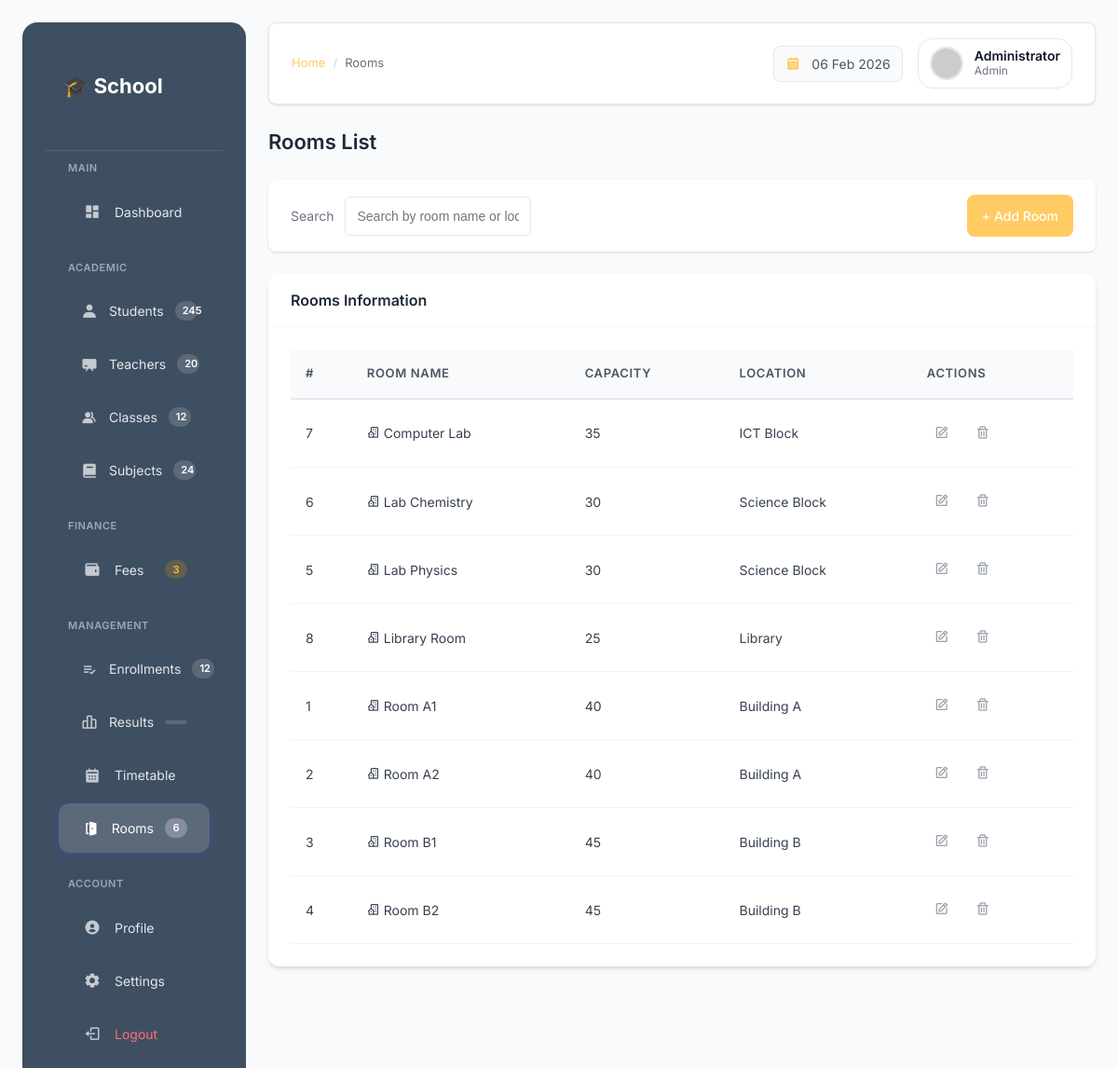
Screenshot of /rooms (signed in) with the database file from the repository.
### tables this page shows
CREATE TABLE rooms (
    id INTEGER PRIMARY KEY AUTOINCREMENT,
    name TEXT NOT NULL,
    capacity INTEGER,
    location TEXT
);

### app.py (the view)
@app.route("/rooms")
@login_required
def rooms():
    conn = get_db_connection()
    rooms = conn.execute("SELECT * FROM rooms ORDER BY name").fetchall()
    conn.close()
    return render_template("rooms.html",
                         rooms=rooms,
                         page_title="Rooms",
                         page_heading="Rooms")

### app.py (called while the page is built)
def get_db_connection():
    conn = sqlite3.connect(DB_PATH)
    conn.row_factory = sqlite3.Row
    return conn

def login_required(f):
    @wraps(f)
    def decorated_function(*args, **kwargs):
        if not session.get("admin_logged_in"):
            return redirect(url_for("login"))
        return f(*args, **kwargs)
    return decorated_function

@app.context_processor
def inject_date():
    return {"current_date": datetime.now().strftime("%d %b %Y")}

### templates/rooms.html (shortened to what this page needs)
{% extends "base.html" %}
{% block breadcrumb %}Rooms{% endblock %}
{% block content %}
<div class="page-header">
    <h2>Rooms List</h2>
</div>
<div class="filter-bar">
    <div class="filter-group">
        <label>Search</label>
        <input type="text" placeholder="Search by room name or location">
    </div>
    <a href="{{ url_for('add_room') }}" class="btn btn-primary">
        + Add Room
    </a>
</div>
<div class="card">
    <div class="card-header">
        Rooms Information
    </div>
    <div class="card-body">
        <table class="table">
            <thead>
                <tr>
                    <th>#</th>
                    <th>Room Name</th>
                    <th>Capacity</th>
                    <th>Location</th>
                    <th class="text-right">Actions</th>
                </tr>
            </thead>
            <tbody>
                {% for room in rooms %}
                <tr>
                    <td>{{ room.id }}</td>
                    <td>
                        <i class='bx bx-building-house'></i>
                        {{ room.name }}
                    </td>
                    <td>{{ room.capacity }}</td>
                    <td>{{ room.location or "-" }}</td>
                    <td class="action-icons">
                        <a href="{{ url_for('edit_room', id=room.id) }}"
                           class="edit" title="Edit">
                            <i class='bx bx-edit'></i>
                        </a>
                        <a href="{{ url_for('delete_room', id=room.id) }}"
                           class="delete"
                           onclick="return confirm('Are you sure?');"
                           title="Delete">
                            <i class='bx bx-trash'></i>
                        </a>
                    </td>
                </tr>
                {% endfor %}
            </tbody>
        </table>
    </div>
</div>
{% endblock %}

### static/css/main.css (style rules this page uses)
:root { --primary: #ffcb62; --primary-dark: #1e4fd8; --primary-light: #3b82f6; --login-primary: #ffd98e; --login-bg: #102032; --login-gradient: radial-gradient(ellipse at top left, #283647, #102032); --secondary: #10b981; --danger: #ef4444; --warning: #f59e0b; --info: #0ea5e9; --dark: #111827; --gray-900: #1f2937; --gray-800: #374151; --gray-700: #4b5563; --gray-600: #6b7280; --gray-500: #9ca3af; --gray-400: #d1d5db; --gray-300: #e5e7eb; --gray-200: #f3f4f6; --gray-100: #f9fafb; --white: #ffffff; --sidebar-bg: #3f4f62; --sidebar-text: #e5e7eb; --sidebar-hover: rgba(255, 255, 255, 0.15); --space-xs: 0.5rem; --space-sm: 0.75rem; --space-md: 1rem; --space-lg: 1.5rem; --space-xl: 2rem; --radius-sm: 0.375rem; --radius: 0.5rem; --radius-md: 0.75rem; --radius-lg: 1rem; --shadow-sm: 0 1px 2px 0 rgb(0 0 0 / 0.05); --shadow: 0 1px 3px 0 rgb(0 0 0 / 0.1), 0 1px 2px -1px rgb(0 0 0 / 0.1); --shadow-md: 0 4px 6px -1px rgb(0 0 0 / 0.1), 0 2px 4px -2px rgb(0 0 0 / 0.1); --shadow-lg: 0 10px 15px -3px rgb(0 0 0 / 0.1), 0 4px 6px -4px rgb(0 0 0 / 0.1); }
* { margin: 0; padding: 0; box-sizing: border-box; }
body { font-family: "Inter", "Segoe UI", sans-serif; background: var(--gray-100); color: var(--gray-800); line-height: 1.5; }
.page-header { display: flex; justify-content: space-between; align-items: center; margin-bottom: var(--space-lg); }
.page-header h2 { font-size: 1.375rem; font-weight: 600; color: var(--gray-900); }
.btn { display: inline-flex; align-items: center; gap: var(--space-xs); padding: var(--space-sm) var(--space-md); border-radius: var(--radius); font-size: 0.875rem; font-weight: 500; border: none; cursor: pointer; transition: all 0.2s ease; text-decoration: none; font-family: inherit; }
.btn-primary { background: var(--primary); color: var(--white); }
.card { background: var(--white); border-radius: var(--radius-md); box-shadow: var(--shadow-md); margin-bottom: var(--space-lg); overflow: hidden; }
.card-header { padding: var(--space-md) var(--space-lg); font-size: 1rem; font-weight: 600; border-bottom: 1px solid var(--gray-200); color: var(--gray-900); }
.card-body { padding: var(--space-lg); }
.filter-bar { display: flex; align-items: center; justify-content: space-between; gap: var(--space-sm); padding: var(--space-md) var(--space-lg); margin-bottom: var(--space-lg); background: var(--white); border-radius: var(--radius); box-shadow: var(--shadow); }
.filter-group { display: flex; align-items: center; gap: var(--space-sm); }
.filter-group label { font-size: 0.875rem; color: var(--gray-600); white-space: nowrap; }
.filter-group select, .filter-group input { padding: var(--space-sm); border-radius: var(--radius-sm); border: 1px solid var(--gray-300); font-size: 0.875rem; min-width: 150px; background: var(--white); }
.filter-group input { width: 200px; }
.table { width: 100%; border-collapse: collapse; font-size: 0.875rem; }
.table thead { background: var(--gray-100); }
.table th { text-align: left; font-weight: 600; color: var(--gray-700); padding: var(--space-md); border-bottom: 2px solid var(--gray-300); font-size: 0.8125rem; text-transform: uppercase; letter-spacing: 0.05em; }
.table td { padding: var(--space-md); color: var(--gray-800); border-bottom: 1px solid var(--gray-200); }
.action-icons { display: flex; gap: var(--space-sm); }
.action-icons a { color: var(--gray-500); text-decoration: none; font-size: 1rem; transition: color 0.2s; padding: var(--space-xs); border-radius: var(--radius-sm); }

### rows the page displays
rooms: id "7", name "Computer Lab", capacity "35", location "ICT Block"
rooms: id "6", name "Lab Chemistry", capacity "30", location "Science Block"
rooms: id "5", name "Lab Physics", capacity "30", location "Science Block"
rooms: id "8", name "Library Room", capacity "25", location "Library"
rooms: id "1", name "Room A1", capacity "40", location "Building A"
rooms: id "2", name "Room A2", capacity "40", location "Building A"
rooms: id "3", name "Room B1", capacity "45", location "Building B"
rooms: id "4", name "Room B2", capacity "45", location "Building B"

### other values shown
{{ session.get('user_name', 'Administrator') }} "Administrator"
{{ session.get('user_role', 'Admin') }} "Admin"
